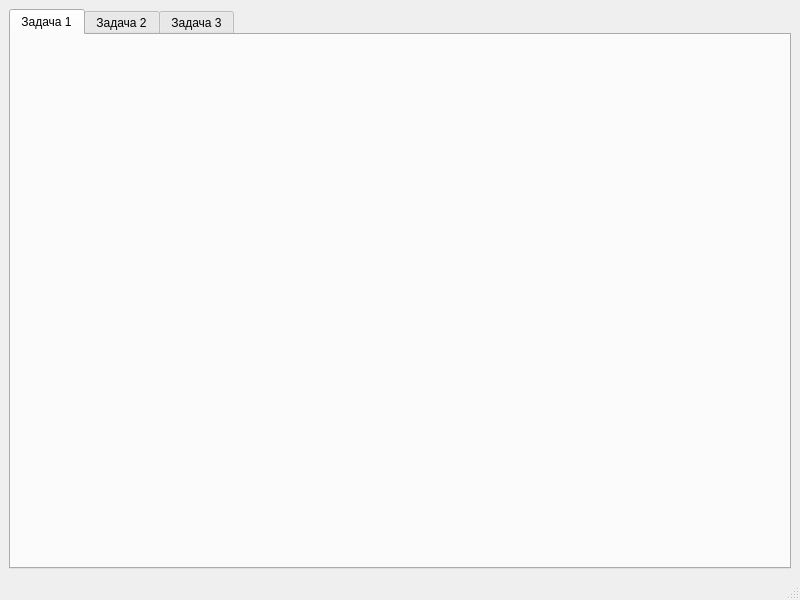
<?xml version="1.0" encoding="UTF-8"?>
<ui version="4.0">
 <class>MainWindow</class>
 <widget class="QMainWindow" name="MainWindow">
  <property name="geometry">
   <rect>
    <x>0</x>
    <y>0</y>
    <width>800</width>
    <height>600</height>
   </rect>
  </property>
  <property name="windowTitle">
   <string>SportsScheduling</string>
  </property>
  <widget class="QWidget" name="centralwidget">
   <layout class="QHBoxLayout" name="horizontalLayout">
    <item>
     <widget class="QTabWidget" name="tabWidget">
      <property name="currentIndex">
       <number>0</number>
      </property>
      <widget class="QWidget" name="lightTab">
       <attribute name="title">
        <string>Задача 1</string>
       </attribute>
      </widget>
      <widget class="QWidget" name="mediumTab">
       <attribute name="title">
        <string>Задача 2</string>
       </attribute>
      </widget>
      <widget class="QWidget" name="heavyTab">
       <attribute name="title">
        <string>Задача 3</string>
       </attribute>
      </widget>
     </widget>
    </item>
   </layout>
  </widget>
  <widget class="QMenuBar" name="menubar">
   <property name="geometry">
    <rect>
     <x>0</x>
     <y>0</y>
     <width>800</width>
     <height>22</height>
    </rect>
   </property>
  </widget>
  <widget class="QStatusBar" name="statusbar"/>
 </widget>
 <resources/>
 <connections/>
</ui>
